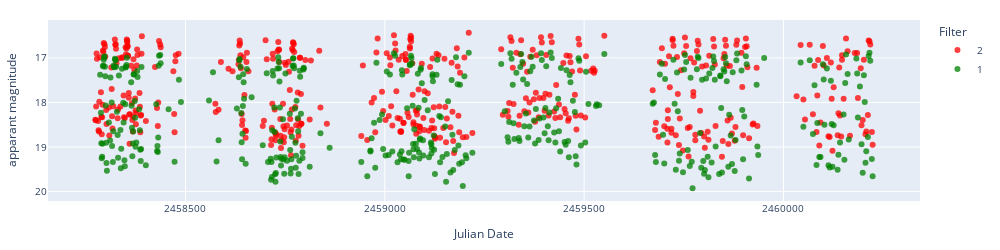
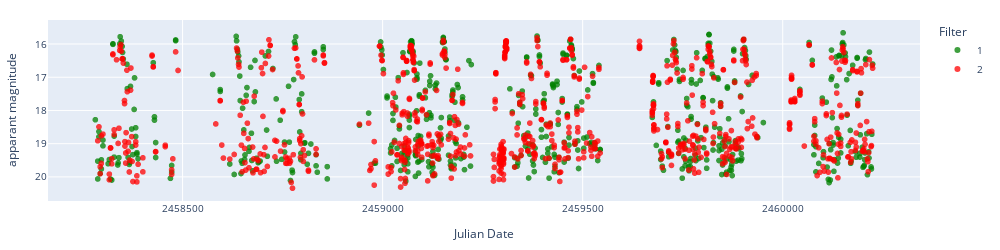
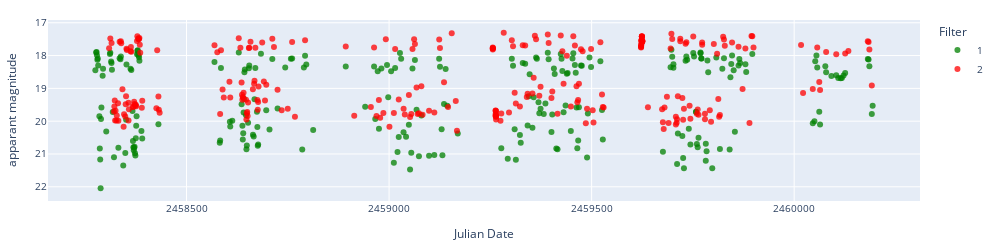
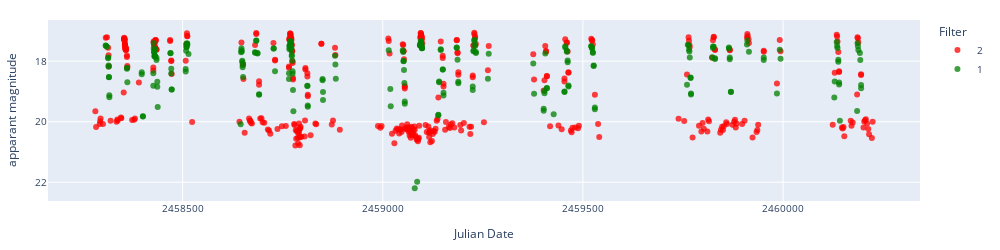

The notebook cell saved with these charts, in order:
### Code cell
# Display lasair difference magnitude and apparent magnitude light curves.
index = 942
# objects = [dataset_final.iloc[index,:]['oid_ztf']]
objects = node_examples

date = '08102023'

# Apply errorbars
error = False

if error == True:
        errColalerce1 = 'sigmapsf'
        errColalerce2 = 'sigmapsf_corr_revised'
        errCollasair1 = 'sigmapsf'
        errCollasair2 = 'dc_sigmag'
else:
    errColalerce1 = None
    errColalerce2 = None
    errCollasair1 = None
    errCollasair2 = None

for object in objects:
    manual_label = dataset_final[dataset_final['oid_ztf']==object]['labels_1'].values[0]
    oid_aavso = dataset_final[dataset_final['oid_ztf']==object]['oid_aavso'].values[0]
    type_aavso = dataset_final[dataset_final['oid_ztf']==object]['type_aavso'].values[0]
    print(object, manual_label, oid_aavso, type_aavso)
    try:
        lc_lasair = load_lasair_lc(object, path=f'../lightcurves_dataset/lasair_{date}')
    except:
        # Create a folder within path for LCs if one does not exist
        if not os.path.exists(f'../lightcurves_dataset/lasair_non_dataset/cache'):
            os.makedirs(f'../lightcurves_dataset/lasair_non_dataset/cache')
        print('Not in dataset')
        download_lasair_lc([object], folderpath=f'../lightcurves_dataset/lasair_non_dataset', cache=f'../lightcurves_dataset/lasair_non_dataset/cache')
        lc_lasair = load_lasair_lc(object, path=f'../lightcurves_dataset/lasair_non_dataset')

    lc_lasair_appmag = lasair_clean(lc_lasair, limit=25, magerrlim=1)

    # print('Lasair difference magnitude')
    # display_lightcurve(lc_lasair,x='jd',y='magpsf',errorCol=errCollasair1)
    print('Lasair apparent magnitude')
    display_lightcurve(lc_lasair_appmag,x='jd',y='dc_mag',errorCol=errCollasair2)

### Figure 1 — Plotly figure (JSON) as saved in the notebook; plotly's stock layout.template omitted (floating-point values rounded to 4 significant figures; data arrays with more than 128 entries replaced by an {"elided": "..."} marker saying what was removed)
{"data": [{"hovertemplate": "Filter=2<br>Julian Date=%{x}<br>apparant magnitude=%{y}<extra></extra>", "legendgroup": "2", "marker": {"color": "red", "opacity": 0.75, "symbol": "circle"}, "mode": "markers", "name": "2", "orientation": "v", "showlegend": true, "type": "scatter", "x": {"elided": "472 float values"}, "xaxis": "x", "y": {"elided": "472 float values"}, "yaxis": "y"}, {"hovertemplate": "Filter=1<br>Julian Date=%{x}<br>apparant magnitude=%{y}<extra></extra>", "legendgroup": "1", "marker": {"color": "green", "opacity": 0.75, "symbol": "circle"}, "mode": "markers", "name": "1", "orientation": "v", "showlegend": true, "type": "scatter", "x": {"elided": "445 float values"}, "xaxis": "x", "y": {"elided": "445 float values"}, "yaxis": "y"}], "layout": {"font": {"size": 10}, "height": 250, "legend": {"title": {"text": "Filter"}, "tracegroupgap": 0}, "margin": {"b": 20, "l": 20, "r": 20, "t": 20}, "width": 1000, "xaxis": {"anchor": "y", "domain": [0, 1], "tickformat": "float", "title": {"text": "Julian Date"}}, "yaxis": {"anchor": "x", "autorange": "reversed", "domain": [0, 1], "title": {"text": "apparant magnitude"}}}}

### Figure 2 — Plotly figure (JSON) as saved in the notebook; plotly's stock layout.template omitted (floating-point values rounded to 4 significant figures; data arrays with more than 128 entries replaced by an {"elided": "..."} marker saying what was removed)
{"data": [{"hovertemplate": "Filter=1<br>Julian Date=%{x}<br>apparant magnitude=%{y}<extra></extra>", "legendgroup": "1", "marker": {"color": "green", "opacity": 0.75, "symbol": "circle"}, "mode": "markers", "name": "1", "showlegend": true, "type": "scattergl", "x": {"elided": "616 float values"}, "xaxis": "x", "y": {"elided": "616 float values"}, "yaxis": "y"}, {"hovertemplate": "Filter=2<br>Julian Date=%{x}<br>apparant magnitude=%{y}<extra></extra>", "legendgroup": "2", "marker": {"color": "red", "opacity": 0.75, "symbol": "circle"}, "mode": "markers", "name": "2", "showlegend": true, "type": "scattergl", "x": {"elided": "847 float values"}, "xaxis": "x", "y": {"elided": "847 float values"}, "yaxis": "y"}], "layout": {"font": {"size": 10}, "height": 250, "legend": {"title": {"text": "Filter"}, "tracegroupgap": 0}, "margin": {"b": 20, "l": 20, "r": 20, "t": 20}, "width": 1000, "xaxis": {"anchor": "y", "domain": [0, 1], "tickformat": "float", "title": {"text": "Julian Date"}}, "yaxis": {"anchor": "x", "autorange": "reversed", "domain": [0, 1], "title": {"text": "apparant magnitude"}}}}

### Figure 3 — Plotly figure (JSON) as saved in the notebook; plotly's stock layout.template omitted (floating-point values rounded to 4 significant figures; data arrays with more than 128 entries replaced by an {"elided": "..."} marker saying what was removed)
{"data": [{"hovertemplate": "Filter=1<br>Julian Date=%{x}<br>apparant magnitude=%{y}<extra></extra>", "legendgroup": "1", "marker": {"color": "green", "opacity": 0.75, "symbol": "circle"}, "mode": "markers", "name": "1", "orientation": "v", "showlegend": true, "type": "scatter", "x": {"elided": "258 float values"}, "xaxis": "x", "y": {"elided": "258 float values"}, "yaxis": "y"}, {"hovertemplate": "Filter=2<br>Julian Date=%{x}<br>apparant magnitude=%{y}<extra></extra>", "legendgroup": "2", "marker": {"color": "red", "opacity": 0.75, "symbol": "circle"}, "mode": "markers", "name": "2", "orientation": "v", "showlegend": true, "type": "scatter", "x": {"elided": "275 float values"}, "xaxis": "x", "y": {"elided": "275 float values"}, "yaxis": "y"}], "layout": {"font": {"size": 10}, "height": 250, "legend": {"title": {"text": "Filter"}, "tracegroupgap": 0}, "margin": {"b": 20, "l": 20, "r": 20, "t": 20}, "width": 1000, "xaxis": {"anchor": "y", "domain": [0, 1], "tickformat": "float", "title": {"text": "Julian Date"}}, "yaxis": {"anchor": "x", "autorange": "reversed", "domain": [0, 1], "title": {"text": "apparant magnitude"}}}}

### Figure 4 — Plotly figure (JSON) as saved in the notebook; plotly's stock layout.template omitted (floating-point values rounded to 4 significant figures; data arrays with more than 128 entries replaced by an {"elided": "..."} marker saying what was removed)
{"data": [{"hovertemplate": "Filter=2<br>Julian Date=%{x}<br>apparant magnitude=%{y}<extra></extra>", "legendgroup": "2", "marker": {"color": "red", "opacity": 0.75, "symbol": "circle"}, "mode": "markers", "name": "2", "orientation": "v", "showlegend": true, "type": "scatter", "x": {"elided": "392 float values"}, "xaxis": "x", "y": {"elided": "392 float values"}, "yaxis": "y"}, {"hovertemplate": "Filter=1<br>Julian Date=%{x}<br>apparant magnitude=%{y}<extra></extra>", "legendgroup": "1", "marker": {"color": "green", "opacity": 0.75, "symbol": "circle"}, "mode": "markers", "name": "1", "orientation": "v", "showlegend": true, "type": "scatter", "x": {"elided": "237 float values"}, "xaxis": "x", "y": {"elided": "237 float values"}, "yaxis": "y"}], "layout": {"font": {"size": 10}, "height": 250, "legend": {"title": {"text": "Filter"}, "tracegroupgap": 0}, "margin": {"b": 20, "l": 20, "r": 20, "t": 20}, "width": 1000, "xaxis": {"anchor": "y", "domain": [0, 1], "tickformat": "float", "title": {"text": "Julian Date"}}, "yaxis": {"anchor": "x", "autorange": "reversed", "domain": [0, 1], "title": {"text": "apparant magnitude"}}}}
